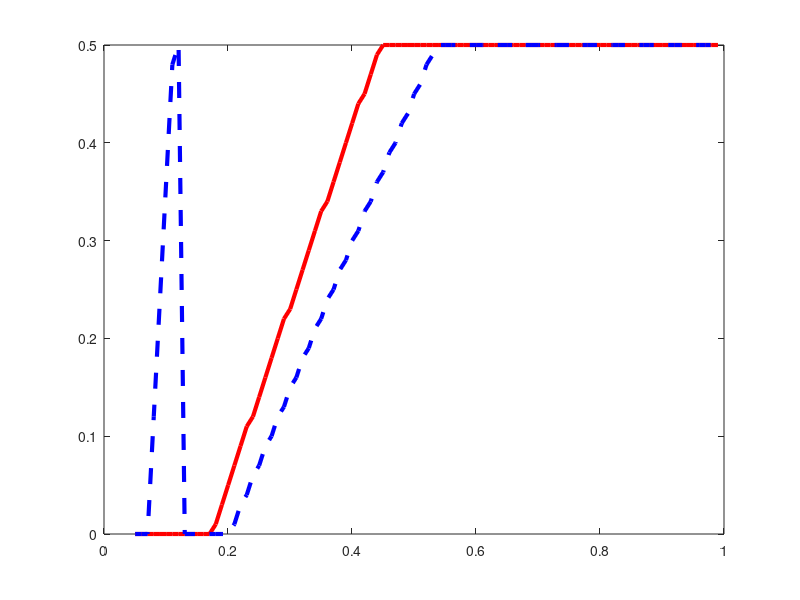

The MATLAB source for this figure:
%第三章PAA与PWA的对比
clc;
clear;
%gamma = 0.2; 
%alpha = 0.2;
k = 0.5; 
t=0.1;
gamma = 0.1; 
alpha = 0.7;
A = 2 - gamma^2;
B = 4 - gamma^2 - alpha .* gamma^2;
q1 = 1; 
mu_low=gamma*(alpha*A+1-alpha)./A;
mumin=gamma./A;
qc=0;



mus = (mumin:0.01:1)';
mincb1=[];
mincb2=[];
mincb3=[];
i=1;
while i<=length(mus)
    mu= mus(i);
    q2=mu.*q1;
    qn=(1-k-t).*qc+(k+t).*q1;
    qs=(1-k-t).*qc+(k+t).*q2;

    %c_bmax=(2.*mu+gamma.*(-1 + alpha .*(-1 +gamma.^2) - gamma.*mu))./((1-gamma).^2.*(1 + gamma));
    %c_bmax=((2-gamma.^2).*mu+gamma.*(-1 + alpha .*(-1 +gamma.^2) ))./((1-gamma).*(2-  gamma.^2));

cbmax1=(2.*mu+gamma.*(-1+alpha.*(-1+gamma.^2)-gamma.*mu)).*(k + t)./((1-gamma).*(2-gamma.^2).*t);

    cb = (0:0.01:0.5)'; 


    % P-AA 平台承担AI技术-代理模式
PN_PAA=(gamma^2*k - 2*t - 2*k + gamma^2*t + gamma*k*mu + gamma*mu*t)./(gamma^2 - 4);
PS_PAA=(gamma*k - 2*k*mu + gamma*t - 2*mu*t + gamma^2*mu*t + gamma^2*k*mu)./(gamma^2 - 4);

DN_PAA=qn-PN_PAA-gamma.*(qs-PS_PAA);
DS_PAA=qs-PS_PAA-gamma.*(qn-PN_PAA);
Pi_P_PAA=DN_PAA .* (alpha .* PN_PAA-t.*cb) + DS_PAA .* (alpha .* PS_PAA-t.*cb);
Pi_S_PAA= (1 - alpha) .* (DS_PAA .* PS_PAA);
Pi_N_PAA= (1 - alpha) .* (DN_PAA .* PN_PAA);


    % P-WA 平台承担AI技术-批发模式
    % 均衡解
w_PWA=(gamma*k + 2*cb*t - 2*k*mu + gamma*t - 2*mu*t + gamma^2*mu*t + alpha*gamma*k + alpha*gamma*t - 2*cb*gamma*t - alpha*gamma^3*k - alpha*gamma^3*t - cb*gamma^2*t + cb*gamma^3*t + gamma^2*k*mu)./(2*gamma^2 - 4);
PN_PWA=(gamma^2*k - 2*t - gamma*w_PWA - 2*k + gamma^2*t - cb*gamma*t + gamma*k*mu + gamma*mu*t + cb*gamma^2*t)./(alpha*gamma^2 + gamma^2 - 4); 
PS_PWA=(gamma*k - 2*w_PWA - 2*cb*t - 2*k*mu + gamma*t - 2*mu*t + gamma^2*mu*t - alpha*gamma*k - alpha*gamma*t + 2*cb*gamma*t + gamma^2*k*mu + alpha*gamma^2*k*mu + alpha*gamma^2*mu*t)./(alpha*gamma^2 + gamma^2 - 4);

DN_PWA=qn-PN_PWA-gamma.*(qs-PS_PWA);
DS_PWA=qs-PS_PWA-gamma.*(qn-PN_PWA);
Pi_P_PWA= DN_PWA .* (alpha .* PN_PWA-t.*cb ) + DS_PWA.* (PS_PWA-w_PWA-t.*cb);
Pi_S_PWA= w_PWA .* DS_PWA;
Pi_N_PWA= (1 - alpha) .* (DN_PWA .* PN_PWA);

    plot(cb,Pi_P_PAA+0*mu,'r'); hold on;
    plot(cb,Pi_P_PWA+0*mu,'b'); hold off;

    plot(cb,Pi_S_PAA+0*cb,'r'); hold on;
    plot(cb,Pi_S_PWA+0*cb,'b'); hold off;

    dif = abs(Pi_P_PWA - Pi_P_PAA);
    indcb = find(dif == min(dif));
    cbet = cb(indcb(1));
    mincb1 = [mincb1; cbet];

    dif = abs(Pi_S_PWA - Pi_S_PAA);
    indcb = find(dif == min(dif));
    cbet = cb(indcb(1));
    mincb2 = [mincb2; cbet];
    
    dif = abs(Pi_N_PWA - Pi_N_PAA);
    indcb = find(dif == min(dif));
    cbet = cb(indcb(1));
    mincb3 = [mincb3; cbet];

    i=i+1;
end

c_bmax1=((2-gamma.^2).*mus+gamma.*(-1 + alpha .*(-1 +gamma.^2) ))./((1-gamma).*(2-  gamma.^2));

plot(mus,mincb1,'-r','MarkerSize',6,'LineWidth',3);hold on;
plot(mus,mincb2,'--b','MarkerSize',6,'LineWidth',3);hold on;
%plot(mus,mincb3,'k','MarkerSize',6,'LineWidth',3);hold on;
%plot(mus,c_bmax1,'-k','MarkerSize',6,'LineWidth',3);hold on;

% 平滑处理

%Pi_p_c_b= smooth(mus, mincb1, 0.2, 'lowess'); % 使用局部加权回归 (lowess)
%Pi_m_c_b= smooth(mus, mincb2, 0.2, 'lowess');
% 绘图

%plot(ms, ms2min, 'b-', 'DisplayName', '原始数据'); hold on;
%plot(mus, Pi_p_c_b, 'r', 'LineWidth', 2, 'DisplayName', '平台'); hold on;
%plot(mus, Pi_m_c_b, 'b', 'LineWidth', 2, 'DisplayName', '制造商'); hold off;

hold off;

%xlabel('二手正品的质量{\it{\mu}}');
%ylabel('区块链的实施成本{\it{c_b}}');
